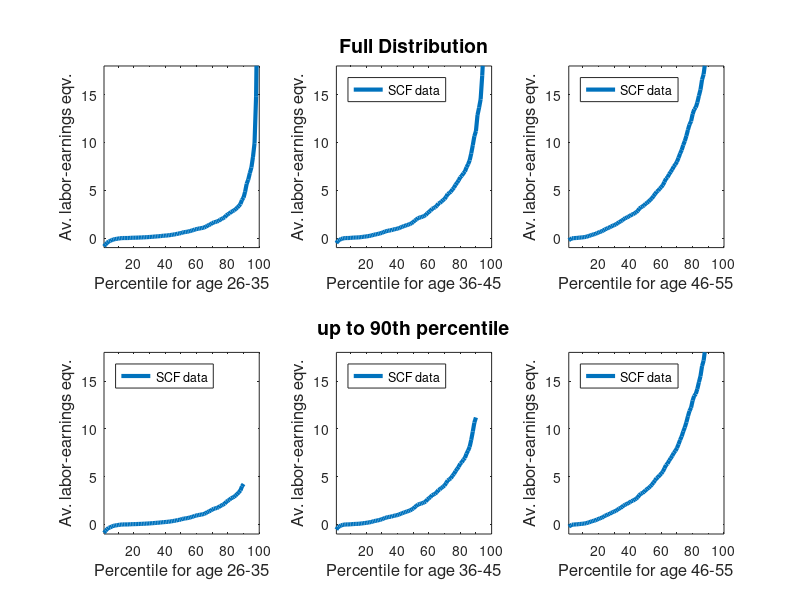
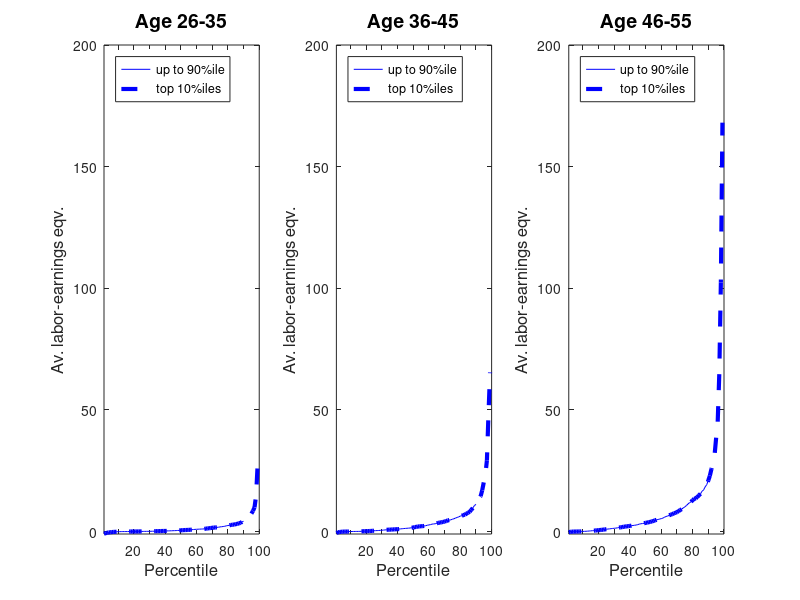

Here is the MATLAB script that generated these plots, in order:
% reading in net-worth percentiles 1 - 99
% per age group 26-35 (column 2), 36-45 (column 3) and 46-55 (column 4) for 2004
 
SCF_agedetail_pctiles = [...
					 
  1.    -.8756842   -.5353492   -.2256819; 
  2.    -.6655293   -.2884437   -.1155701; 
  3.    -.4913952   -.1903536   -.0338765; 
  4.    -.3541763   -.1035315    -.008427; 
  5.    -.3011797   -.0441759           0; 
  6.    -.2097116   -.0132424     .003549; 
  7.     -.145473           0     .029037; 
  8.    -.1164706           0    .0421349; 
  9.    -.0838846    .0032263    .0597112; 
 10.    -.0590183    .0161317    .0757401; 
 11.    -.0276887    .0322633      .09679; 
 12.    -.0161317    .0426337    .1256825; 
 13.            0    .0524279    .1774482; 
 14.            0    .0588215    .2256769; 
 15.            0    .0670084    .2850729; 
 16.     .0022584    .0780772    .3490891; 
 17.     .0060193    .1011238    .3855467; 
 18.     .0225843    .1297185      .43007; 
 19.      .028272    .1421602    .5168583; 
 20.     .0316181    .1680582     .577081; 
 21.     .0367283    .1910981    .6500818; 
 22.     .0424896    .2200358    .7003501; 
 23.     .0487176    .2481794    .7864599; 
 24.     .0531164    .2978153    .9003948; 
 25.     .0645266    .3466339    .9656411; 
 26.     .0678394    .3823203    1.049551; 
 27.     .0810518    .4102776    1.105933; 
 28.     .0867077    .4485388    1.205842; 
 29.     .0983638    .4936288    1.290533; 
 30.     .1096089    .5422164    1.348607; 
 31.     .1177611    .6111882    1.424307; 
 32.     .1355059    .6775297    1.528593; 
 33.      .146034    .7243509    1.655108; 
 34.     .1613166    .7719589    1.733563; 
 35.     .1766417    .7951667    1.836842; 
 36.     .1888584    .8126323    1.986522; 
 37.     .2022477    .8778791    2.070498; 
 38.      .224763    .9195046     2.14238; 
 39.     .2436379    .9471102     2.23344; 
 40.     .2500407    .9818692     2.32344; 
 41.     .2677523    1.043531    2.442085; 
 42.     .2806909    1.115244    2.494505; 
 43.     .3052606    1.174119    2.592842; 
 44.      .326371    1.244154    2.692051; 
 45.     .3581228    1.298003    2.844979; 
 46.     .3854226    1.355514    3.069831; 
 47.     .4074491    1.406103    3.219181; 
 48.     .4590039    1.469222    3.294951; 
 49.     .4788689    1.558318    3.406886; 
 50.     .5112495    1.656376    3.591391; 
 51.     .5804071     1.82986    3.698989; 
 52.     .6098751    1.935799    3.831466; 
 53.     .6319619    2.077758    3.990973; 
 54.     .6610046    2.139524    4.152525; 
 55.     .6868428    2.178409    4.377217; 
 56.       .73883    2.235022     4.60595; 
 57.     .7807723    2.311317    4.833045; 
 58.     .8314009    2.402895    4.955567; 
 59.     .9021997     2.60809    5.162275; 
 60.     .9341916    2.734898     5.32104; 
 61.      .977379     2.85853    5.535326; 
 62.     1.006616    3.057595    5.862751; 
 63.     1.032426    3.135994    6.209244; 
 64.     1.066616    3.210865    6.358763; 
 65.     1.105139    3.369591    6.678507; 
 66.     1.193743    3.590411    6.919982; 
 67.     1.296985    3.674166    7.175684; 
 68.     1.366035    3.815886    7.491542; 
 69.     1.444648    3.954224    7.697949; 
 70.     1.557689    4.085281    7.987335; 
 71.     1.641235    4.324071    8.392654; 
 72.     1.679421    4.604408    8.836779; 
 73.     1.725301    4.714768    9.207565; 
 74.      1.78771    4.833045    9.723551; 
 75.     1.916441    5.085084     10.1485; 
 76.      1.99285    5.275053    10.68211; 
 77.      2.08421    5.572906    11.31624; 
 78.     2.174644    5.795548    11.87423; 
 79.     2.365649    6.033573    12.21776; 
 80.     2.489239    6.362169    12.96985; 
 81.     2.576076    6.505633    13.45219; 
 82.     2.728611    6.775297    13.66376; 
 83.     2.807302    6.965564    14.17715; 
 84.     2.893772    7.403933    14.87857; 
 85.      3.03853    7.720295    15.51885; 
 86.     3.181084     8.12713    16.56914; 
 87.     3.356655    8.849628    17.13182; 
 88.     3.553954    9.718537    18.39674; 
 89.     3.984913    10.65698    19.29992; 
 90.     4.229721    11.18988    21.02105; 
 91.     4.845951    12.86375    22.98641; 
 92.     5.678344    13.63727    25.74656; 
 93.     6.110769    14.52355    28.47238; 
 94.     6.794183    16.98314    31.54133; 
 95.      7.37602     20.2474    38.58693; 
 96.     8.473936    23.27923    45.38774; 
 97.      9.92699    29.28811    64.95762; 
 98.     14.84375    48.25428     102.371; 
 99.     27.74645    65.40163    168.0774]; 



% Full distribtion
figure(1);
subplot(2,3,1);
plot(SCF_agedetail_pctiles(:,1),SCF_agedetail_pctiles(:,2),'LineWidth',3), xlabel('Percentile for age 26-35','fontsize',12), ylabel('Av. labor-earnings eqv.','fontsize',12);
set(gca,'XTick',10:10:100)
set(gca,'XTickLabel',{'','20','','40','','60','','80','','100'})
axis([1,100,-1,18]);
subplot(2,3,2);
plot(SCF_agedetail_pctiles(:,1),SCF_agedetail_pctiles(:,3),'LineWidth',3), xlabel('Percentile for age 36-45','fontsize',12), ylabel('Av. labor-earnings eqv.','fontsize',12);
title('Full Distribution','fontsize',14);
legend('SCF data','Model','Location','NorthWest')
set(gca,'XTick',10:10:100)
set(gca,'XTickLabel',{'','20','','40','','60','','80','','100'})
axis([1,100,-1,18]);
subplot(2,3,3);
plot(SCF_agedetail_pctiles(:,1),SCF_agedetail_pctiles(:,4),'LineWidth',3), xlabel('Percentile for age 46-55','fontsize',12), ylabel('Av. labor-earnings eqv.','fontsize',12);
legend('SCF data','Model','Location','NorthWest')
set(gca,'XTick',10:10:100)
set(gca,'XTickLabel',{'','20','','40','','60','','80','','100'})
axis([1,100,-1,18]);

subplot(2,3,4);
plot(SCF_agedetail_pctiles(1:90,1),SCF_agedetail_pctiles(1:90,2),'LineWidth',3), xlabel('Percentile for age 26-35','fontsize',12), ylabel('Av. labor-earnings eqv.','fontsize',12);
legend('SCF data','Model','Location','NorthWest')
set(gca,'XTick',10:10:100)
set(gca,'XTickLabel',{'','20','','40','','60','','80','','100'})
axis([1,100,-1,18]);
subplot(2,3,5);
plot(SCF_agedetail_pctiles(1:90,1),SCF_agedetail_pctiles(1:90,3),'LineWidth',3), xlabel('Percentile for age 36-45','fontsize',12), ylabel('Av. labor-earnings eqv.','fontsize',12);
title('up to 90th percentile','fontsize',14);
legend('SCF data','Model','Location','NorthWest')
set(gca,'XTick',10:10:100)
set(gca,'XTickLabel',{'','20','','40','','60','','80','','100'})
axis([1,100,-1,18]);
subplot(2,3,6);
plot(SCF_agedetail_pctiles(1:90,1),SCF_agedetail_pctiles(1:90,4),'LineWidth',3), xlabel('Percentile for age 46-55','fontsize',12), ylabel('Av. labor-earnings eqv.','fontsize',12);
legend('SCF data','Model','Location','NorthWest')
set(gca,'XTick',10:10:100)
set(gca,'XTickLabel',{'','20','','40','','60','','80','','100'})
axis([1,100,-1,18]);

% both together
figure(2)
subplot(1,3,1)
plot(SCF_agedetail_pctiles(1:90,1),SCF_agedetail_pctiles(1:90,2),'b',SCF_agedetail_pctiles(:,1),SCF_agedetail_pctiles(:,2),'b--','LineWidth',3), xlabel('Percentile','fontsize',12), ylabel('Av. labor-earnings eqv.','fontsize',12);
title('Age 26-35','fontsize',14);
legend('up to 90%ile','top 10%iles','Location','NorthWest')
set(gca,'XTick',10:10:100)
set(gca,'XTickLabel',{'','20','','40','','60','','80','','100'})
axis([1,100,-1,200]);
subplot(1,3,2);
plot(SCF_agedetail_pctiles(1:90,1),SCF_agedetail_pctiles(1:90,3),'b',SCF_agedetail_pctiles(:,1),SCF_agedetail_pctiles(:,3),'b--','LineWidth',3), xlabel('Percentile','fontsize',12), ylabel('Av. labor-earnings eqv.','fontsize',12);
title('Age 36-45','fontsize',14);
legend('up to 90%ile','top 10%iles','Location','NorthWest')
set(gca,'XTick',10:10:100)
set(gca,'XTickLabel',{'','20','','40','','60','','80','','100'})
axis([1,100,-1,200]);
subplot(1,3,3);
plot(SCF_agedetail_pctiles(1:90,1),SCF_agedetail_pctiles(1:90,4),'b',SCF_agedetail_pctiles(:,1),SCF_agedetail_pctiles(:,4),'b--','LineWidth',3), xlabel('Percentile','fontsize',12), ylabel('Av. labor-earnings eqv.','fontsize',12);
title('Age 46-55','fontsize',14);
legend('up to 90%ile','top 10%iles','Location','NorthWest')
set(gca,'XTick',10:10:100)
set(gca,'XTickLabel',{'','20','','40','','60','','80','','100'})
axis([1,100,-1,200]);